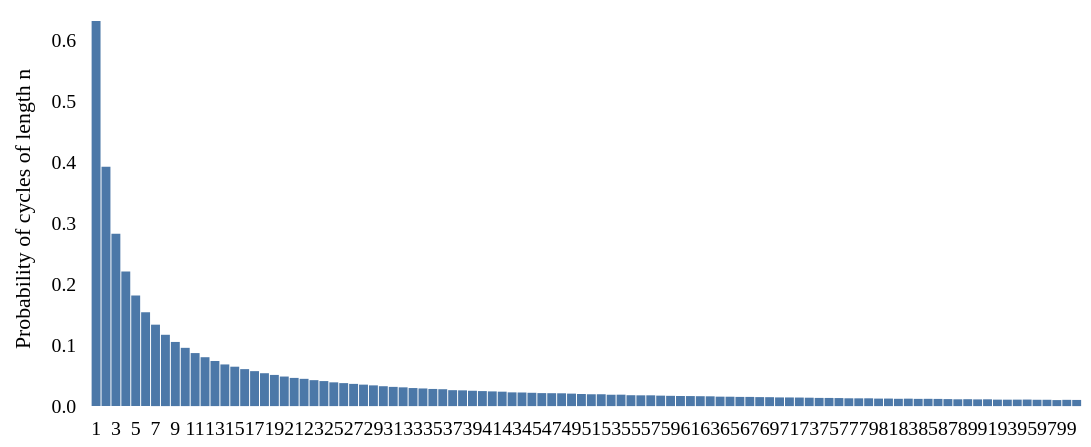

Vega-Lite specification stored for this chart:
### Vega-Lite specification from a JSON file in a GitHub repository (floating-point values rounded to 4 significant figures)
{"$schema": "https://vega.github.io/schema/vega-lite/v2.json", "width": 500, "height": 200, "data": {"values": [{"len": 1, "p": 0.6318}, {"len": 2, "p": 0.3927}, {"len": 3, "p": 0.2829}, {"len": 4, "p": 0.2208}, {"len": 5, "p": 0.1814}, {"len": 6, "p": 0.154}, {"len": 7, "p": 0.1336}, {"len": 8, "p": 0.117}, {"len": 9, "p": 0.1053}, {"len": 10, "p": 0.0956}, {"len": 11, "p": 0.087}, {"len": 12, "p": 0.08021}, {"len": 13, "p": 0.07396}, {"len": 14, "p": 0.06836}, {"len": 15, "p": 0.06465}, {"len": 16, "p": 0.06067}, {"len": 17, "p": 0.05737}, {"len": 18, "p": 0.05395}, {"len": 19, "p": 0.05116}, {"len": 20, "p": 0.04851}, {"len": 21, "p": 0.04626}, {"len": 22, "p": 0.04475}, {"len": 23, "p": 0.04257}, {"len": 24, "p": 0.04107}, {"len": 25, "p": 0.03898}, {"len": 26, "p": 0.03772}, {"len": 27, "p": 0.03645}, {"len": 28, "p": 0.03522}, {"len": 29, "p": 0.03402}, {"len": 30, "p": 0.03262}, {"len": 31, "p": 0.03154}, {"len": 32, "p": 0.03078}, {"len": 33, "p": 0.02963}, {"len": 34, "p": 0.02894}, {"len": 35, "p": 0.02814}, {"len": 36, "p": 0.02771}, {"len": 37, "p": 0.02614}, {"len": 38, "p": 0.02585}, {"len": 39, "p": 0.02518}, {"len": 40, "p": 0.02465}, {"len": 41, "p": 0.02414}, {"len": 42, "p": 0.02366}, {"len": 43, "p": 0.02255}, {"len": 44, "p": 0.02233}, {"len": 45, "p": 0.02185}, {"len": 46, "p": 0.02132}, {"len": 47, "p": 0.02118}, {"len": 48, "p": 0.02102}, {"len": 49, "p": 0.02048}, {"len": 50, "p": 0.01984}, {"len": 51, "p": 0.01942}, {"len": 52, "p": 0.01946}, {"len": 53, "p": 0.01865}, {"len": 54, "p": 0.01875}, {"len": 55, "p": 0.01788}, {"len": 56, "p": 0.01768}, {"len": 57, "p": 0.0177}, {"len": 58, "p": 0.01718}, {"len": 59, "p": 0.01686}, {"len": 60, "p": 0.01656}, {"len": 61, "p": 0.01647}, {"len": 62, "p": 0.01625}, {"len": 63, "p": 0.01606}, {"len": 64, "p": 0.01549}, {"len": 65, "p": 0.0154}, {"len": 66, "p": 0.01509}, {"len": 67, "p": 0.01508}, {"len": 68, "p": 0.01476}, {"len": 69, "p": 0.01465}, {"len": 70, "p": 0.01426}, {"len": 71, "p": 0.0142}, {"len": 72, "p": 0.01405}, {"len": 73, "p": 0.0138}, {"len": 74, "p": 0.01345}, {"len": 75, "p": 0.01339}, {"len": 76, "p": 0.0132}, {"len": 77, "p": 0.01282}, {"len": 78, "p": 0.01276}, {"len": 79, "p": 0.01279}, {"len": 80, "p": 0.01232}, {"len": 81, "p": 0.01237}, {"len": 82, "p": 0.01199}, {"len": 83, "p": 0.01222}, {"len": 84, "p": 0.01187}, {"len": 85, "p": 0.01195}, {"len": 86, "p": 0.0118}, {"len": 87, "p": 0.01151}, {"len": 88, "p": 0.01116}, {"len": 89, "p": 0.01133}, {"len": 90, "p": 0.01101}, {"len": 91, "p": 0.01116}, {"len": 92, "p": 0.01062}, {"len": 93, "p": 0.01056}, {"len": 94, "p": 0.01062}, {"len": 95, "p": 0.01075}, {"len": 96, "p": 0.01039}, {"len": 97, "p": 0.0104}, {"len": 98, "p": 0.009896}, {"len": 99, "p": 0.0103}, {"len": 100, "p": 0.01012}]}, "mark": "bar", "encoding": {"x": {"bin": false, "field": "len", "type": "nominal", "axis": {"labelAngle": 0, "title": ""}}, "y": {"field": "p", "type": "quantitative", "axis": {"title": "Probability of cycles of length n"}}}, "config": {"axis": {"titleFont": "Merriweather", "titleFontWeight": "normal", "labelFont": "Merriweather", "grid": false, "titlePadding": 9, "domain": false}, "axisLeft": {"domain": false, "ticks": false, "labelPadding": 8, "tickRound": true}, "axisBottom": {"ticks": false, "labelOverlap": true, "labelPadding": 6, "titlePadding": 12}, "style": {"bar": {"fill": "#666"}, "cell": {"stroke": "transparent"}}}}
